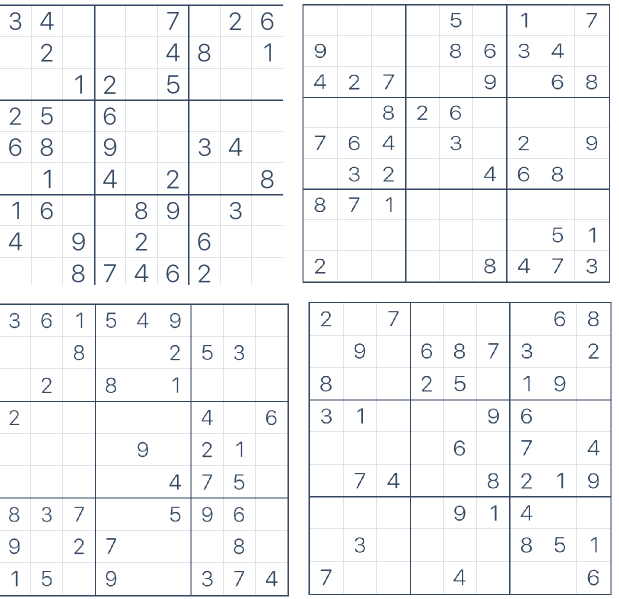
#> input picture data/sudoku_train.png, 1238 x 1198 px (shown at 1/2 size)
$ python digit_recongizer.py
#> lines starting #> are read from the running program, lines starting #| are printed output that depends on the picture; after the words box and inside, x2 and y2 are one past the last pixel; in counts of white or black regions, pixels touching at a corner belong together
# -*- coding: utf-8 -*-
"""
Created on Wed Apr 21 03:17:05 2021

@author: ASUS
"""
import numpy as np
import cv2

cv2.namedWindow("norm", cv2.WINDOW_NORMAL)

def data_collection(IMAGE_PATH):

    # load image
#> called with IMAGE_PATH = 'data/sudoku_train.png'
    im = cv2.imread(IMAGE_PATH)
#> im is the input picture: shape (1198, 1238, 3); mean B, G, R 246.5, 245, 243.9
    gray = cv2.cvtColor(im,cv2.COLOR_BGR2GRAY)

    # image preprocess
    blur = cv2.GaussianBlur(gray,(5,5),0)
    thresh = cv2.adaptiveThreshold(blur,255,1,1,11,2)
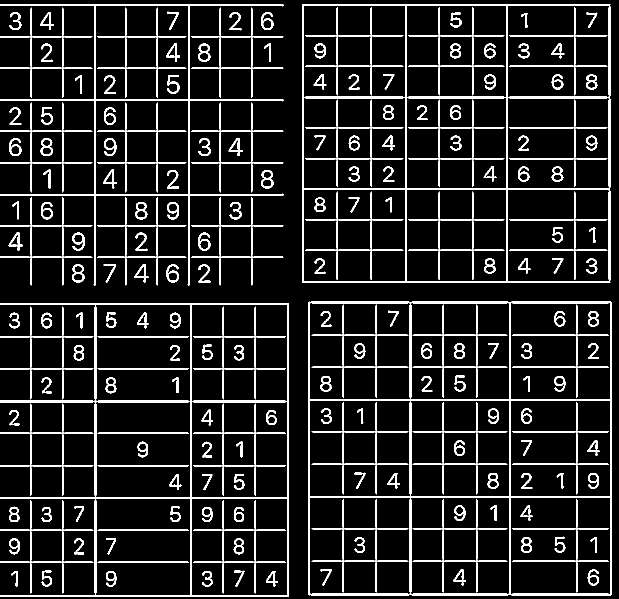
#> thresh: shape (1198, 1238) (shown at 1/2 size); 11.2% white; 195 white regions

    # capture all possible digits positions from image
    contours,hierarchy = cv2.findContours(thresh,cv2.RETR_LIST,cv2.CHAIN_APPROX_SIMPLE)
#> contours = 342 contours; largest, box (x1, y1, x2, y2) and area: (617, 603, 1224, 1191) 355672, (604, 8, 1221, 566) 343072, (0, 607, 578, 1193) 228838, (0, 8, 567, 571) 75382, (619, 994, 821, 1189) 38612

    data =  np.empty((0,100))
    labels = []
    keys = [i for i in range(48,58)]
    early_stop = False

    # iterate over all possible squares
    for cnt in contours:
        if cv2.contourArea(cnt)>50:
            [x,y,w,h] = cv2.boundingRect(cnt)

            # filter by square height conditions
            if  h>28 and h < 50:
                target = im[y:y+h,x:x+w]

                # draw rectangle on region of interest
                cv2.rectangle(im,(x,y),(x+w,y+h),(0,0,255),2)

                # region of interest
                roi = thresh[y:y+h,x:x+w]
                roismall = cv2.resize(roi,(10,10))

                # find centers of current roi
                center = (int(y+h/2), int(x+w/2))
                print(center)

                cv2.imshow('norm',im)
                key = cv2.waitKey(0)

                # input either "ESC" to terminal or corresponding digit
                if key == 27:  # (escape to quit)
                    cv2.destroyAllWindows()
                    early_stop = True
                    break
                elif key in keys:
                    labels.append(int(chr(key)))
                    sample = roismall.reshape((1,100))
                    data = np.append(data,sample,0)
                cv2.rectangle(im,(x,y),(x+w,y+h),(255,0,0),2)
#> this loop made 5 passes; (key Esc is pressed on pass 5)
#> (x, y, w, h, center, early_stop) on pass 5: (532, 1142, 24, 31, (1157, 544), True)
#> (x, y, w, h) on passes 1 to 4: (1179, 1152, 17, 17), (535, 1145, 13, 19), (214, 1144, 16, 16), (911, 1142, 14, 20)
#| (1157, 544)
#> im: shape (1198, 1238, 3); 0.02% of pixels changed, all inside (x1, y1, x2, y2) = (531, 1141, 558, 1175)
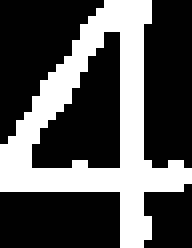
#> roi: shape (31, 24) (shown 8 times larger); 33.1% white; 1 white region, box (x1, y1, x2, y2) and area: (0, 0, 24, 31) 246
#> after the loop, labels = []

    if early_stop == False:
        cv2.imshow('norm',im)

        # any keys to close window
        if cv2.waitKey(0):
            cv2.destroyAllWindows()
    return data, labels

if __name__ == "__main__":
    IMAGE_PATH = 'data/sudoku_train.png'
    data, labels = data_collection(IMAGE_PATH)
#> data = empty array; labels = []
    labels = np.array(labels,np.float32)
#> labels = empty array
    labels = labels.reshape((labels.size,1))
    print("data collection complete")

    np.savetxt('data/sudoku_data.data',data)
    np.savetxt('data/sudoku_labels.data',labels)

$ run again, with data/sudoku_test.PNG copied over data/sudoku_train.png
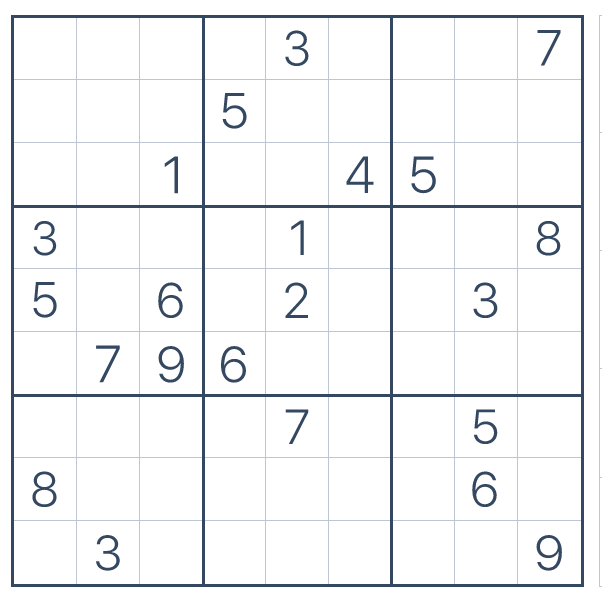
#> input picture data/sudoku_test.PNG, 602 x 596 px
#> in data_collection, im is the input picture: shape (596, 602, 3); mean B, G, R 245.7, 244, 242.8
#> in data_collection, `thresh = cv2.adaptiveThreshold(blur,255,1,1,11,2)`:
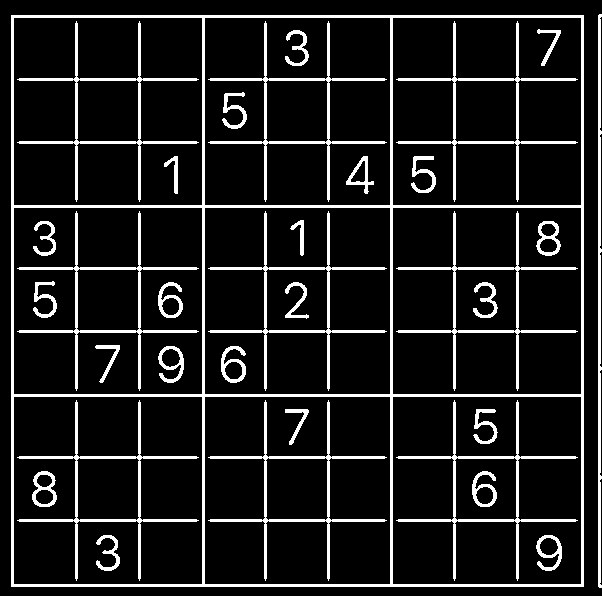
#> thresh: shape (596, 602); 11.3% white; 33 white regions
#> contours = 61 contours; largest, box (x1, y1, x2, y2) and area: (11, 15, 584, 587) 326612, (392, 396, 582, 585) 35530, (13, 396, 203, 585) 35530, (392, 17, 582, 206) 35530, (13, 17, 203, 206) 35530
#> the loop in data_collection, `for cnt in contours:` made 2 passes; (key Esc is pressed on pass 2)
#> (x, y, w, h, center, early_stop) on pass 2: (536, 535, 26, 36, (553, 549), True)
#> (printed output is left out)
#> pass 2, in data_collection, `cv2.imshow('norm',im)`:
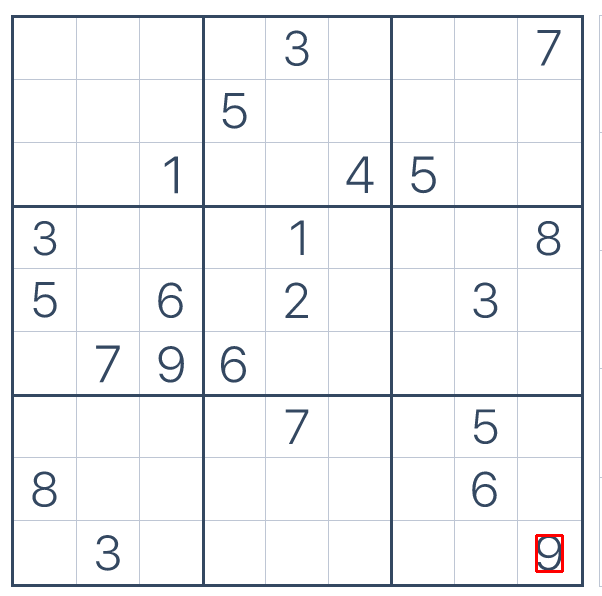
#> window 'norm': shape (596, 602, 3); mean B, G, R 245.4, 243.8, 242.8
#> after the loop in data_collection, `for cnt in contours:`: labels = []
#> `data, labels = data_collection(IMAGE_PATH)`: data = empty array; labels = []
#> `labels = np.array(labels,np.float32)`: labels = empty array
